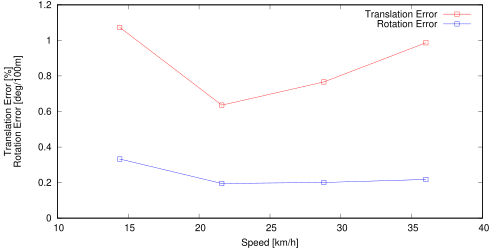

Write the gnuplot code that produced this figure.
set term postscript eps enhanced color
set output "03_trs.eps"
set size ratio 0.5
set yrange [0:*]
set xlabel "Speed [km/h]"
set ylabel "Translation Error [%]\nRotation Error [deg/100m]"
plot "03_ts.txt" using ($1*3.6):($2*100) title 'Translation Error' lc rgb "#FF0000" pt 4 w linespoints,"03_rs.txt" using ($1*3.6):($2*57.3*100) title 'Rotation Error' lc rgb "#0000FF" pt 4 w linespoints
